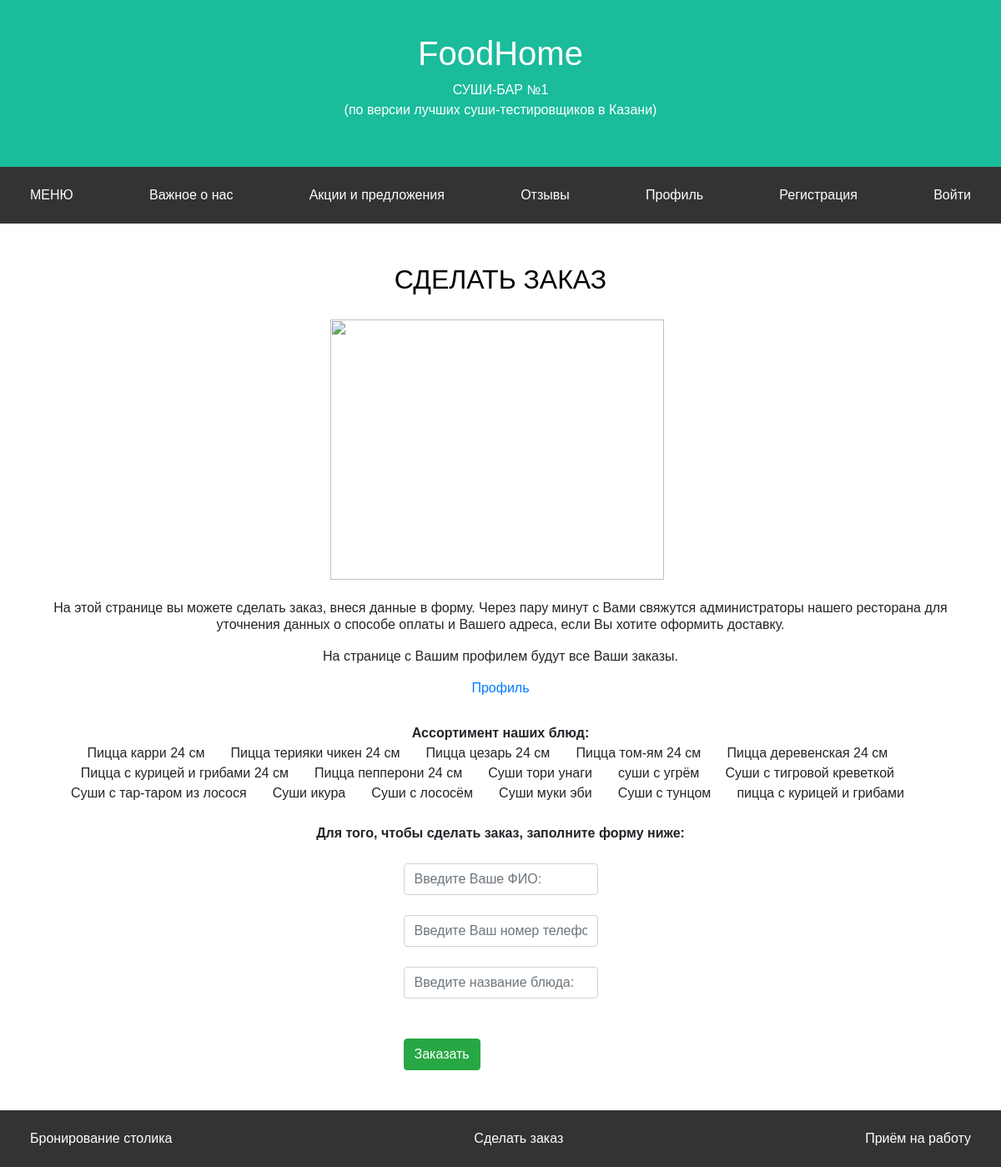
The app's page /new with its own data.
### main/models.py (models this page shows)
class Food(models.Model):
    title = models.TextField(verbose_name="Название блюда")
    sostav = models.TextField(verbose_name="Состав")
    ves = models.IntegerField(verbose_name="Вес")
    price = models.IntegerField(verbose_name="Цена")
    photo = models.ImageField(upload_to="photos/%Y/%m/%d")
    cat = models.ForeignKey('Category', on_delete=models.PROTECT)
    class Meta:
        verbose_name_plural = 'Названия блюд и напитков'

### main/views.py (the view, shortened to what this page needs)
# urls.py: path('new', views.new, name='new'),
def new(request):
    error = ''
    form = NewForm
    news = Food.objects.all()
    context = {
        'form': form,
        'error': error,
        'news': news
    }
    return render(request, 'main/new.html', context)

### main/templates/main/new.html (shortened to what this page needs)
{% extends 'main/base2.html'%}
{% load static %}
{% block style %}
<link rel="stylesheet" href="{% static 'css/stylebooktable.css' %}" type="text/css">
{% endblock %}
{% block content%}
<br>
<h2 class="post-cat", align="center">Сделать заказ</h2>
<br>
  <body>
  <div class="post-wrap", align="center">
      <img src="{% static 'img/s1200.jpg' %}"  width="400" height="312" class="leftimg"><br>
      <div ><br>
          <h6>На этой странице вы можете сделать заказ, внеся данные в форму. Через пару минут с Вами свяжутся администраторы нашего ресторана для уточнения данных о способе оплаты и Вашего адреса, если Вы хотите оформить доставку.<br>
              <br>На странице с Вашим профилем будут все Ваши заказы.<br>
          <br><a href="{% url 'profil' %}">Профиль</a></h6><br>
    </div>
      <div><b>Ассортимент наших блюд: <br></b></div>
        <div class="post-wrap" mt-2>
            {% for el in news %}
            <div>{{el.title }}</div> &nbsp &nbsp &nbsp &nbsp
            {% endfor %}
        </div>
    </div><br>
  <div class = "post-wrap">
      <b>Для того, чтобы сделать заказ, заполните форму ниже: </b>
      <br>
  </div>
  <div class = "post-wrap">
      <form method="post">
          <br>
          {{ form.title }}<br>
          {{ form.phone_number }}<br>
          {{ form.name }}<br>
          <br>
          <button type="submit" class = "btn btn-success">Заказать</button>
      </form>
  </div>
</body>
  <br> <br>
{% endblock %}

### main/static/css/stylebooktable.css (style rules this page uses)
* { box-sizing: border-box; }
body { font-family: Arial, Helvetica, sans-serif; margin: 0; }
.post-wrap { max-width: 1120px; margin: 0 auto; display: flex; justify-content: center; flex-wrap: wrap; }
.post-cat { text-transform: uppercase; margin-bottom: 5px; color: #000200; font-weight: 500; }

### main/templates/main/base2.html (style rules this page uses)
.leftimg { float:left; margin: 0px 9px 0px 0; }
.post-wrap { max-width: 1120px; margin: 0 auto; display: flex; justify-content: center; flex-wrap: wrap; }

### records on screen
Food: title "Пицца карри 24 см"
Food: title "Пицца терияки чикен 24 см"
Food: title "Пицца цезарь 24 см"
Food: title "Пицца том-ям 24 см"
Food: title "Пицца деревенская 24 см"
Food: title "Пицца с курицей и грибами 24 см"
Food: title "Пицца пепперони 24 см"
Food: title "Суши тори унаги"
Food: title "суши с угрём"
Food: title "Суши с тигровой креветкой"
Food: title "Суши с тар-таром из лосося"
Food: title "Суши икура"
Food: title "Суши с лососём"
Food: title "Суши муки эби"
Food: title "Суши с тунцом"
Food: title "пицца с курицей и грибами"
